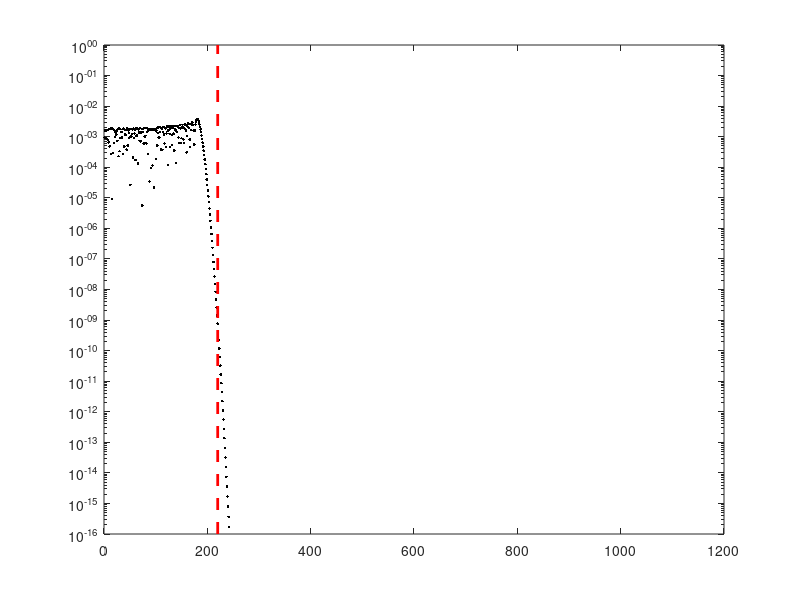

Reproduce this figure in MATLAB.
r = 1.3; % source box size
R = 5*r; % closest target evaluation

om = 100.1; % wavenumber
nmax = 1000;
js = besselj(0:nmax,sqrt(2)*r*om);
hs = besselh(0:nmax,R*om);

figure(1)
clf
semilogy(abs(hs.*js), 'k.'); hold on;
semilogy(ones(2,1)*sqrt(2)*r*om + log(1/eps), [1e-16,1], 'r--', 'LineWidth',2);
ylim([1e-16,1])
